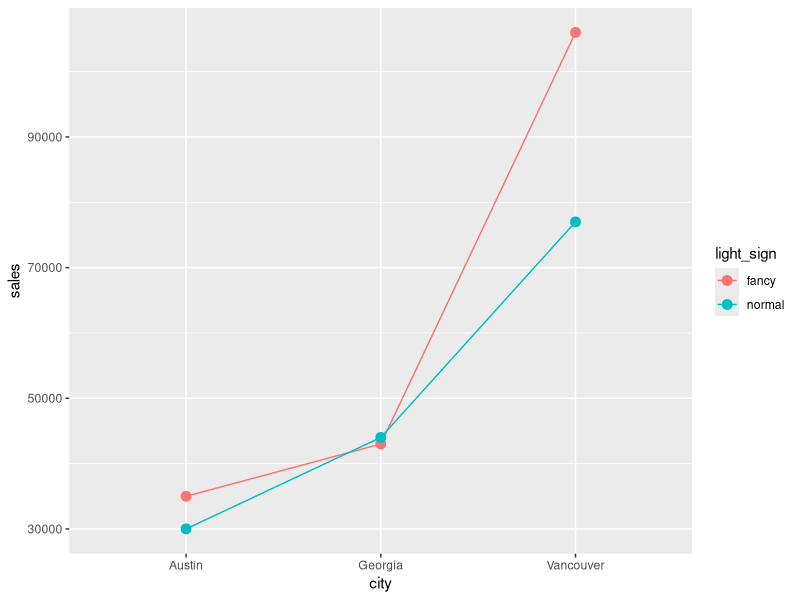
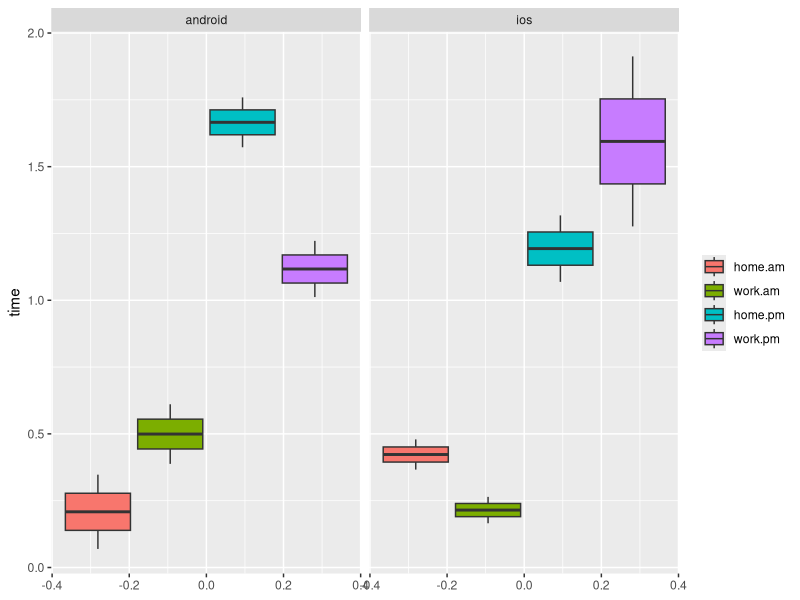

Write R code to recreate these figures, in order.
###############
### Slide 7 ###
###############

my_df <- data.frame(
  city = c("Austin", "Georgia", "Vancouver"),
  fancy = c(35000, 43000, 106000),
  normal = c(30000, 44000, 77000)
)

my_df

###############
### Slide 9 ###
###############

library(tidyr)
library(dplyr)

tidy_df <- gather(my_df, key = light_sign, value = sales, fancy, normal)
tidy_df

# what just happened?!
?gather

# the first argument to gather is the data frame we want to transform, in this case, my_df
# next we are giving it a name for a new column that will store an indicator of sign type
# next we are giving it a name for a new column that will contain the values from the old columns
# then we tell it which columns to use in the rearrangement

################
### Slide 10 ###
################
library(ggplot2)

ggplot(tidy_df, aes(x = city, y = sales, group = light_sign, colour = light_sign)) +
  geom_line() + 
  geom_point(size = 3)

# bonus question, is there anything weird about this data representation?

################
### Slide 14 ###
################

set.seed(1979)

mobile_time <- data.frame(
  unique_id = 1:4,
  treatment = sample(rep(c("ios", "android"), each = 2)),
  work_am = runif(4, 0, 1), 
  home_am = runif(4, 0, 1),
  work_pm = runif(4, 1, 2),
  home_pm = runif(4, 1, 2)
)

mobile_time

################
### Slide 15 ###
################

#first we need to gather the data

mobile_time_tidy <- gather(mobile_time,
                           key = sample, 
                           value = time, 
                           -unique_id, -treatment)

mobile_time_tidy
head(mobile_time_tidy)

################
### Slide 16 ###
################

mobile_time_tidier <- separate(mobile_time_tidy, sample,
                               into = c("location", "time_of_day"),
                               sep = "\\_")

head(mobile_time_tidier)

################
### Slide 17 ###
################

ggplot(mobile_time_tidier, aes(group = interaction(location, time_of_day), 
                               y = time,
                               fill = interaction(location, time_of_day))) +
  geom_boxplot() + 
  facet_wrap(~treatment) + 
  theme(legend.title = element_blank())

################
### Slide 20 ###
################

# Answer to review activity
# a tibble rest_ profit, with name, `1999`, and `2000`
# gather 1999 and 2000 into year, profit

################
### Slide 21 ###
################

head(tidy_df <- gather(my_df, light_sign, sales, 
                       fancy, normal), 4)

################
### Slide 22 ###
################
(spread(tidy_df, light_sign, sales))

################
### Slide 23 ###
################
head(mobile_time_tidier)
head(unite(mobile_time_tidier, col = sample, location, time_of_day))

################
### Slide 24 ###
################

# answers to practice questions

# unite table 3 columns country and year into country_year

# spread table 3 year column so there's a rate for 1999 and a rate for 2000